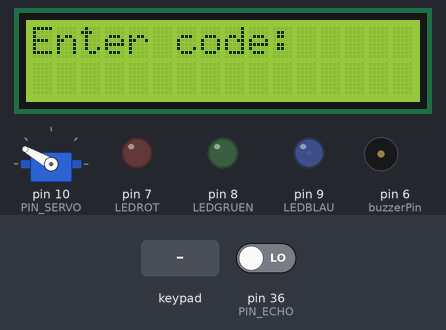
Bench run of a sketch on a simulated Arduino Mega 2560, built with avr-gcc and run on an emulated ATmega2560. Shown: 16×2 character LCD, servo, output pins drawn as LEDs (lit = HIGH), buzzer (waves = sounding). The inputs (shaded band) are chosen by the test bench; at power-on: pin 36 (PIN_ECHO) LOW. Pins used as bus, display or sensor lines are not drawn; what the sketch prints to the serial monitor is not drawn.

Above: at 1.7 s.
1.8 s: keypad keys 2 9 2 8 2 7 2 6 pressed 0.4 s apart
At 2.7 s:
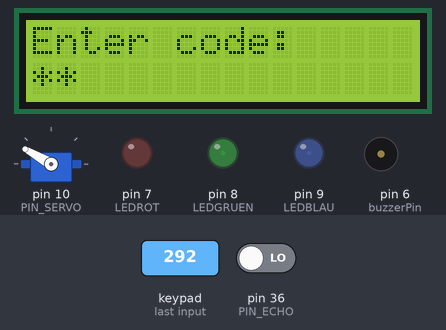
At 4.9 s:
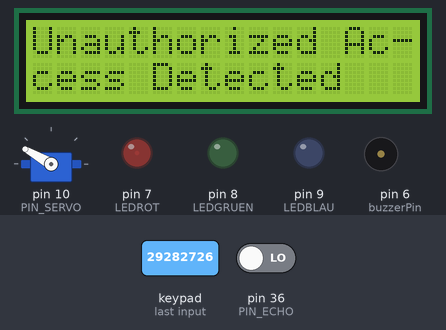
Timing chart, 0 to 22.1 s (numbered marks = the images above; inputs shaded):
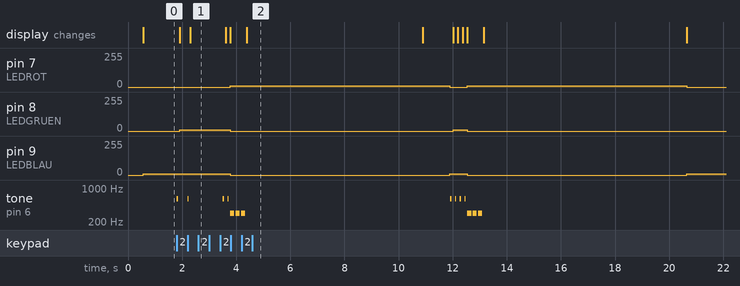

The sketch:

keypad.ino
```cpp
//IMPORT LIBRARIES:
#include <Servo.h>
#include <Key.h>
#include <Keypad.h>
#include <LiquidCrystal.h>

//DIEBSTAHLSCHUTZ
#define PIN_TRIGGER 37
#define PIN_ECHO 36
const int SENSOR_MAX_RANGE = 300; // in cm
unsigned long duration;
unsigned int distance;

// Configuration
bool isAlarmActivated = true; // Set to false to disable alarm trigger
int alarmTriggerThreshold = 6; // Change accepted distance here


//PIANO TÖNE
#define TONE_A 220
#define TONE_H 246
#define TONE_DST 293
#define TONE_AST 440
#define TONE_CST 277
#define TONE_EST 329
#define TONE_FST 369
#define TONE_A 220
#define TONE_A 220


//BUZZERPIN:
int buzzerPin = 6;

//SERVO PRESETS:
#define PIN_SERVO 10
#define SERVO_OPEN 70
#define SERVO_CLOSED 150
Servo myServo;

//
int numberMistakes = 0;

//CODE PRESETS:
#define KEYPAD_ROWS 4
#define KEYPAD_COLS 4
char reset = '*';
char enteredCode[5];
int currentCodeSize = 0;
byte rowPins[KEYPAD_ROWS] = {29, 28, 27, 26};
byte colPins[KEYPAD_COLS] = {25, 24, 23, 22};
char keymap[KEYPAD_ROWS][KEYPAD_COLS] = {
 {'D', 'C', 'B', 'A'},
 {'#', '9', '6', '3'},
 {'0', '8', '5', '2'},
 {'*', '7', '4', '1'}
};
Keypad myKeypad = Keypad(makeKeymap(keymap), rowPins, colPins, KEYPAD_ROWS, KEYPAD_COLS);
char code[] = { '1', '*', '3', '5', '\0' };
struct Codes {
  String key;
  char values[5];
};
int access = 0;
int index = 0; //für access printing
Codes codeArray[] = {
  {"Corsin", {'1', '2', '3', '4', '\0'}},
  {"Marcel", {'9', '8', '7', '6', '\0'}},
  {"Andrin", {'4', '5', '6', '7', '\0'}}
};

const int codeSize = sizeof(codeArray) / sizeof(codeArray[0]);
String* entryArray = nullptr;
int arraySize = 0;
void addElement(String element){
  String* newEntryArray = new String[arraySize + 1];
  for (int i = 0; i < arraySize;i++){
    newEntryArray[i] = entryArray[i];
  }
  newEntryArray[arraySize] = element;
  delete[] entryArray;
  entryArray = newEntryArray;
  arraySize++;
}

//LEDPORTS:
int LEDROT = 7;
int LEDBLAU = 9;
int LEDGRUEN = 8;

//DISPLAY PRESETS:
const int rs = 12, en = 11, d4 = 5, d5 = 4, d6 = 3, d7 = 2;
LiquidCrystal lcd(rs, en, d4, d5, d6, d7);
String oberstring;
String unterstring;

bool menuOpen = false;
bool boxOpen = false;
int menuIndex = 0;

//POS = ANGLE OF TURNING
void moveGate(int pos) {
 myServo.attach(PIN_SERVO);
 myServo.write(pos);
 delay(500);
 myServo.detach();
}

void setup() {
 lcd.begin(16,2);
 lcd.print("Starting...");
 moveGate(SERVO_CLOSED);
 Serial.begin(9600);
 pinMode(LEDROT, OUTPUT);
 pinMode(LEDBLAU, OUTPUT);
 pinMode(LEDGRUEN, OUTPUT);
 Serial.println(codeSize);
 pinMode(PIN_TRIGGER, OUTPUT);
 pinMode(PIN_ECHO, INPUT);
 showLEDScreen();
}

void showRGBLED(int red, int green, int blue) {
  analogWrite(LEDROT, red);
  analogWrite(LEDGRUEN, green);
  analogWrite(LEDBLAU, blue);
}

void checkRGBLED(){
  if(currentCodeSize >= 1 && currentCodeSize < 4){
    showRGBLED(0,10,10);
  }
  else if (currentCodeSize == 4 && boxOpen) {
    showRGBLED(0,10,0);
  }
  else if (currentCodeSize == 4 && boxOpen) {
    showRGBLED(10,0,0);
  }
  else {
    showRGBLED(0,0,10);
  }
}

void closeBox() {
  moveGate(SERVO_CLOSED);
  boxOpen = false;
}

void resetCode(){
  currentCodeSize = 0;
  closeBox();
  menuOpen = false;
  showLEDScreen();
}

void buttonSound(){
  tone(buzzerPin, 600, 50);
  delay(100);
  noTone(buzzerPin);
}

void wrongButtonSound(){
  tone(buzzerPin, 300, 50);
  delay(100);
  noTone(buzzerPin);
}

void showLEDScreen(){
  lcd.clear();
  if(menuOpen){
      lcd.setCursor(0,0);
      if(access == 0){
        lcd.print("No access registered.");
      } else {
        lcd.print(entryArray[index]);
      }
  } else if(!boxOpen) {
    lcd.setCursor(0,0);
    lcd.print("Enter code:");
    lcd.setCursor(0,1);
    if(currentCodeSize == 1){
      lcd.print("*");
    } else if(currentCodeSize == 2){
      lcd.print("**");
    } else if(currentCodeSize == 3){
      lcd.print("***");
    } else if(currentCodeSize == 4){
      lcd.print("****");
    }
  } else {
    lcd.setCursor(0, 0);
    lcd.print("Hello");

    lcd.setCursor(0, 1);
    lcd.print(entryArray[index]);
  }
}

void loop() {
  checkAlarm();
  checkRGBLED();

  char key = myKeypad.getKey();
  if (key == NO_KEY) return;

 buttonSound();

 if (key == 'A') {
  menuOpen = !menuOpen;
  showLEDScreen();
 } else if (key == 'B') {
  if(menuOpen){
    if(menuIndex == 0) {
       wrongButtonSound();
       Serial.println("Error: Menu end reached.");
    } else {
      menuIndex--;
      showLEDScreen();
    }
  } else {
    wrongButtonSound();
    Serial.println("Error: Pressed B while menu was closed.");
  }
 } else if (key == 'C') {
  if(menuOpen){
    if(menuIndex +1 > access) {
       wrongButtonSound();
       Serial.println("Error: Menu end reached.");
    } else {
      menuIndex++;
      showLEDScreen();
    }
  } else {
    wrongButtonSound();
    Serial.println("Error: Pressed C while menu was closed.");
  }
 } else if (key == 'D') {
  wrongButtonSound();
  Serial.println("Error: Letter D not supported. ");

 } else if (key == '#') {
  wrongButtonSound();
  Serial.println("Error: Letter # not supported. ");
 }
  else if (key == '*') {
  resetCode();
 } else {
  enteredCode[currentCodeSize] = key;
  if(currentCodeSize<4){
    currentCodeSize++;
  }
  Serial.print("Current Code Entered: ");
  Serial.println(enteredCode);
  showLEDScreen();
  if(currentCodeSize == 4){
    checkCode();
  }
 }
}

void checkCode(){
  bool correctPin = false;
  for (int i = 0; i < codeSize; i++){
    if(compareCharArrays(enteredCode, codeArray[i].values)){
        moveGate(SERVO_OPEN);
        correctPin = true;
        boxOpen = true;

        addElement(codeArray[i].key);
        access++;

        showLEDScreen();

        // Open sound
        tone(buzzerPin, 500, 150);
        delay(100);
        tone(buzzerPin, 700, 150);
        delay(100);
        noTone(buzzerPin);

        for(int i = 0; i < 4; i++){
          enteredCode[i] = -1;
        }
      }
    }
    //WENN CODE FALSCH IST, ROT LEUCHTEN UND TRESOR ZU LASSEN. EVENFALLS CODE RESETTEN
    if(!correctPin){

      numberMistakes++;
      showRGBLED(10,0,0);
      for (int i = 0 ; i<3; i++){
        tone(buzzerPin, 300, 150);
        delay(200);
      }

      lcd.clear();
      lcd.setCursor(0, 0);
      lcd.print("Unauthorized Ac-");
      lcd.setCursor(0, 1);
      lcd.print("cess Detected");

      if(numberMistakes >= 3){
        NGU();
        numberMistakes = 0;
      }
      Serial.print("Waiting start");

      for(int i = 0; i<20;i++){
        // TODO change block
        checkAlarm();
        delay(200);
      }
      Serial.print("Waiting stop");

      resetCode();
    }
}


bool compareCharArrays(char* enteredCode, char* validCode){
    for (int i = 0; i < 4; i++) {
      if (enteredCode[i] != validCode[i]) {
       return false;
     }
  }
  return true;
}

void playNote(int frequency, int duration) {
  tone(buzzerPin, frequency, duration);
  delay(duration*0.8); // kurze Pause zwischen den Noten
  noTone(buzzerPin);
}

void NGU(){
  playNote(TONE_A, 263);  // Never
  playNote(TONE_H, 263);  // Gonna
  playNote(TONE_DST,263);  // Give
  playNote(TONE_H, 263);  // You
  playNote(TONE_FST, 789);  // Up
  playNote(TONE_FST, 789);  // Up

  playNote(TONE_EST, 1578);  // Never
  playNote(TONE_A, 263);  // Never
  playNote(TONE_H, 263);  // Gonna
  playNote(TONE_DST,263);  // Give
  playNote(TONE_H, 263);  // You

  playNote(TONE_EST, 789);  // Never
  playNote(TONE_EST, 789);  // Gonna
  playNote(TONE_DST, 394);  // Run
  playNote(TONE_CST, 263);  // Around
  playNote(TONE_H, 600);  // And

  playNote(TONE_A, 263);  // Never
  playNote(TONE_H, 263);  // Gonna
  playNote(TONE_DST,263);  // Give
  playNote(TONE_H, 263);  // You

  playNote(TONE_DST, 1052);  // Gonna
  playNote(TONE_EST, 526);  // Make
  playNote(TONE_CST, 263);  // You
  playNote(TONE_H, 600);  // Cry

  playNote(TONE_A, 600);  // Never
  playNote(TONE_A, 300);  // Gonna
  playNote(TONE_A, 300);  // Say
  playNote(TONE_EST, 1052);  // Goodbye
  playNote(TONE_DST, 2105);  // Die
}

unsigned long lastCheckTime = 0;  // Variable to store the last time checkAlarm was called
const unsigned long checkInterval = 2500;  // Interval in milliseconds (5000 ms = 5 seconds)

void checkAlarm() {
  if (millis() - lastCheckTime >= checkInterval) {  // Check if 5 seconds have passed
    lastCheckTime = millis();  // Update the last check time
    alarm();

  }
}

void alarm(){
  if (isAlarmActivated) {
      digitalWrite(PIN_TRIGGER, LOW);
      delayMicroseconds(2);

      digitalWrite(PIN_TRIGGER, HIGH);
      delayMicroseconds(10);

      duration = pulseIn(PIN_ECHO, HIGH);
      distance = duration / 58;

      if (distance < SENSOR_MAX_RANGE && distance > alarmTriggerThreshold) {
        Serial.print("Too far away : ");
        Serial.println(distance);
        playNote(TONE_FST, 789);
        alarm();
      }
    }
}
```

Measured:
- after the input at 1.8 s, pin 7 (LEDROT): alternates 10/255 for 8.1 s and 0/255 for 0.65 s, starting after 2.0 s; pin 8 (LEDGRUEN): 0/255 → 10/255 after 0.11 s, → 0/255 1.9 s later, → 10/255 8.2 s later, → 0/255 0.53 s later
